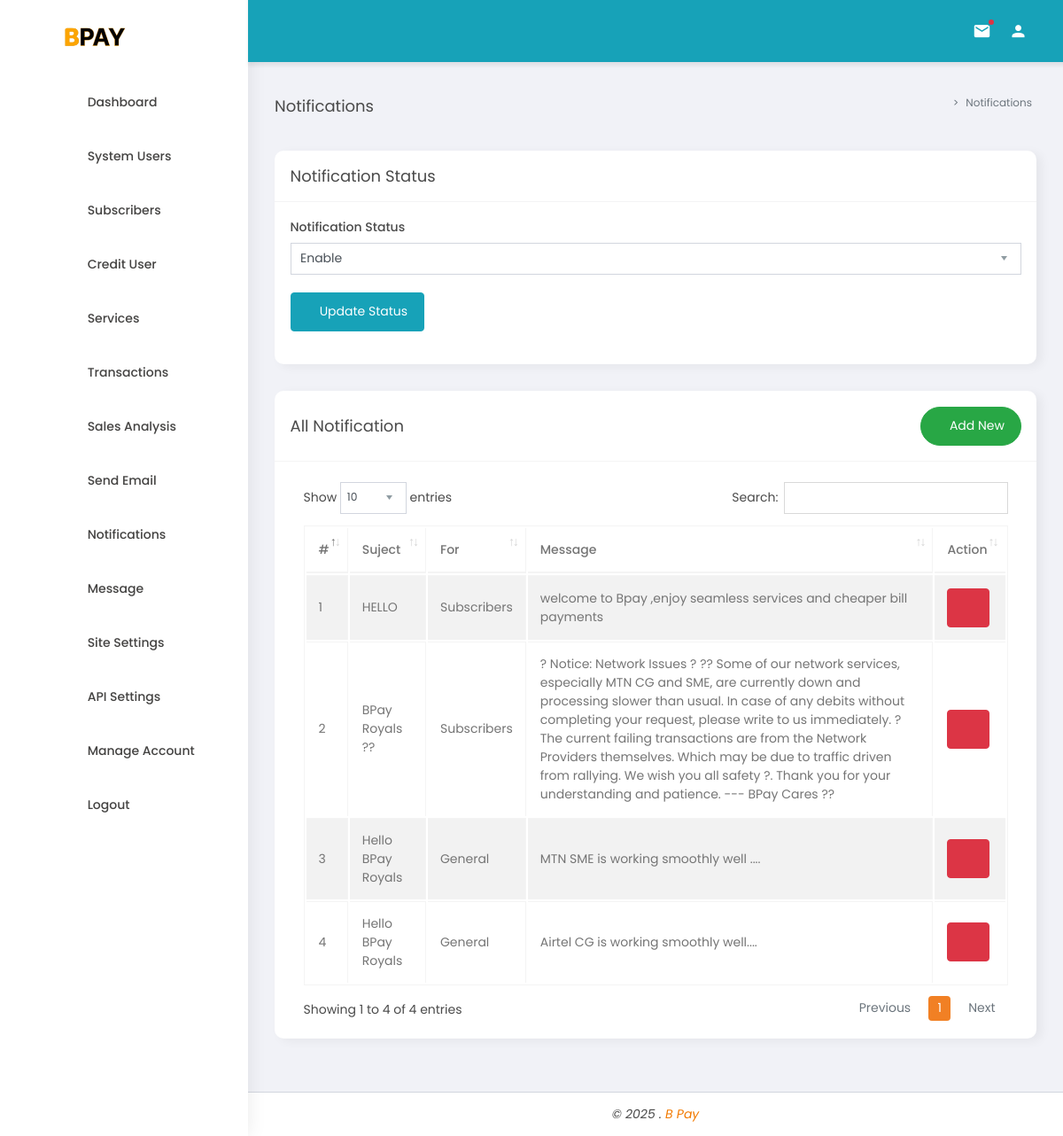
The page /admin/dashboard/notifications (signed in) on the database its author committed.
### tables this page shows
CREATE TABLE `sitesettings` (
  `sId` int NOT NULL,
  `sitename` varchar(20) DEFAULT NULL,
  `siteurl` varchar(100) DEFAULT NULL,
  `agentupgrade` varchar(20) DEFAULT NULL,
  `vendorupgrade` varchar(20) DEFAULT NULL,
  `apidocumentation` varchar(100) DEFAULT NULL,
  `phone` varchar(20) DEFAULT NULL,
  `email` varchar(50) DEFAULT NULL,
  `whatsapp` varchar(20) DEFAULT NULL,
  `whatsappgroup` varchar(100) DEFAULT NULL,
  `facebook` varchar(10) DEFAULT NULL,
  `twitter` varchar(200) DEFAULT NULL,
  `instagram` varchar(200) DEFAULT NULL,
  `telegram` varchar(100) DEFAULT NULL,
  `referalupgradebonus` float NOT NULL DEFAULT '100',
  `referalairtimebonus` float NOT NULL DEFAULT '1',
  `referaldatabonus` float NOT NULL DEFAULT '1',
  `referalwalletbonus` float NOT NULL DEFAULT '1',
  `referalcablebonus` float NOT NULL DEFAULT '1',
  `referalexambonus` float NOT NULL DEFAULT '1',
  `referalmeterbonus` float NOT NULL DEFAULT '1',
  `wallettowalletcharges` float NOT NULL DEFAULT '50',
  `sitecolor` varchar(10) NOT NULL DEFAULT '#0000e6',
  `logindesign` varchar(10) NOT NULL DEFAULT '5',
  `homedesign` varchar(10) NOT NULL DEFAULT '5',
  `notificationStatus` varchar(5) NOT NULL DEFAULT 'Off',
  `accountname` varchar(50) DEFAULT NULL,
  `accountno` varchar(15) DEFAULT NULL,
  `bankname` varchar(20) DEFAULT NULL,
  `electricitycharges` varchar(5) DEFAULT NULL,
  `airtimemin` varchar(10) NOT NULL DEFAULT '50',
  `airtimemax` varchar(10) NOT NULL DEFAULT '500'
);

CREATE TABLE `notifications` (
  `msgId` int NOT NULL,
  `msgfor` tinyint NOT NULL,
  `subject` varchar(200) NOT NULL,
  `message` text NOT NULL,
  `status` tinyint NOT NULL DEFAULT '0',
  `dPosted` datetime NOT NULL DEFAULT CURRENT_TIMESTAMP
);

### core/Models/Model.php (called while the page is built, shortened)
<?php
	class Model{
		public static $host="localhost";
		public static $dbName="bpaycomp_new";
		public static $username="bpaycomp_new";
		public static $password="admin@25..25";
        public function connectDb(){
            $pdo = new PDO("mysql:host=".self::$host.";dbname=".self::$dbName,self::$username,self::$password);
	    	$pdo->setAttribute(PDO::ATTR_ERRMODE, PDO::ERRMODE_EXCEPTION);
	    	return $pdo;
        }
	}
?>

### admin/dashboard/includes/route.php (called while the page is built, shortened)
<?php
    $link=explode("/",$_GET["url"]);
    $url=$link[0];
    createView($url);
    function createView($url){
        if(file_exists($url.".php")){
            $data=getDataIfAny($url);
        }
    }
    function getDataIfAny($page){
        $controller = new AdminController;
        switch($page){
            case "notifications":
                $data=array();
                $data[0]=$controller->getNotificationStatus();
                $data[1]=$controller->getNotifications();
                return $data;
                break;
        }
    }
?>

### core/Models/AdminModel.php (called while the page is built, shortened)
<?php
	class AdminModel extends Model{
		public function getNotificationStatus(){
			$dbh=self::connect();
			$sql = "SELECT notificationStatus FROM sitesettings WHERE sId=1";
            $query = $dbh->prepare($sql);
            $query->execute();
            $results=$query->fetch(PDO::FETCH_OBJ);
            return $results;
		}
		public function getNotifications(){
			$dbh=self::connect();
			$sql = "SELECT * FROM notifications";
            $query = $dbh->prepare($sql);
            $query->execute();
            $results=$query->fetchAll(PDO::FETCH_OBJ);
            return $results;
		}
	}
?>

### core/Controllers/AdminController.php (called while the page is built, shortened)
<?php
	class AdminController extends Controller{
		protected $model;
		public function __construct(){
			if(isset($_SESSION['sysId']) && isset($_SESSION["sysRole"])){
				if($_SESSION['sysId']!='' && $_SESSION["sysRole"] !=''){
					$this->model=new AdminModel;
				}
				else{ header("Location: ../"); exit();}
			}
			else{ header("Location: ../"); exit();}
		}
		public function getNotificationStatus(){
			$data=$this->model->getNotificationStatus();
			return $data;
		}
		public function getNotifications(){
			$data=$this->model->getNotifications();
			return $data;
		}
	}
?>

### admin/dashboard/notifications.php (the view, shortened to what this page needs)
<div class="row">
    <div class="col-12">
        <div class="box">
            <div class="box-header with-border d-flex align-items-center justify-content-between">
              <h4 class="box-title">Notification Status</h4>
			 </div>
            <div class="box-body">
                <form  method="post" class="form-submit">
                    <div class="form-group">
                        <label for="success" class="control-label">Notification Status</label>
                        <div class="">
                            <select name="notificationstatus" class="form-control" required="required">
                            <?php if($data[0]->notificationStatus == "On"): ?>
                                <option value="On" selected>Enable</option>
                            <?php else: ?>
                                <option value="On">Enable</option>
                                <option value="Off" selected>Disable</option>
                            <?php endif; ?>
                            </select>
                        </div>
                    </div>
                    <div class="form-group">
                        <div class="">
                           <button type="submit" name="update-notification-status" class="btn btn-info btn-submit"><i class="fa fa-save" aria-hidden="true"></i> Update Status</button>
                        </div>
                    </div>
                </form>
            </div>
        </div>
        <div class="box">
            <div class="box-header with-border d-flex align-items-center justify-content-between">
              <h4 class="box-title">All Notification</h4>
			  <a class="btn btn-success btn-rounded text-white" data-toggle="modal" data-target="#addNotification">
				  <i class="fa fa-plus" aria-hidden="true"></i> Add New
			  </a>
            </div>
            <div class="box-body">
				<div class="table-responsive">
				  <table id="example1" class="table table-sm table-bordered table-striped">
					<thead>
						<tr>
							<th>#</th>
			                <th>Suject</th>
			                <th>For</th>
			                <th>Message</th>
			                <th>Action</th>
						</tr>
					</thead>
					<tbody>
					<?php
                        $cnt=1; $results=$data[1];
                        if($results <> "" && $results <> 1){foreach($results as $result){   ?>
                        <tr>
                            <td><?php echo htmlentities($cnt);?></td>
                            <td><?php echo htmlentities($result->subject);?></td>
                            <td>
                              <?php if($result->msgfor == 3): echo "General";
                              elseif($result->msgfor == 1): echo "Subscribers"; else: echo "Agent"; endif; ?>
                            </td>
                            <td><?php echo htmlentities($result->message);?></td>
                            <td>
                                <a href="#" onclick="deleteNotification(<?php echo $result->msgId;?>)" class="btn btn-danger"><i class="fa fa-trash"></i></a>
						                </td>
                            </tr>
                        <?php $cnt=$cnt+1;}} ?>
					</tbody>
					</table>
				</div>
            </div>
          </div>
    </div>
</div>

### rows shown on the page
sitesettings: notificationstatus "Enable"
notifications: subject "HELLO", msgfor "Subscribers", message "welcome to Bpay ,enjoy seamless services and cheaper bill payments"
notifications: subject "BPay Royals ??", msgfor "Subscribers", message "? Notice: Network Issues ? ?? Some of our network services, especially MTN CG and SME, are currently down and processing slower than usual. In case of any debits without completing your request, please write to us immediately. ? The current failing transactions are from the Network Providers themselves. Which may be due to traffic driven from rallying. We wish you all safety ?. Thank you for your understanding and patience. --- BPay Cares ??"
notifications: subject "Hello BPay Royals", msgfor "General", message "MTN SME is working smoothly well ...."
notifications: subject "Hello BPay Royals", msgfor "General", message "Airtel CG is working smoothly well...."

### other values the page prints
$title "Notifications"
